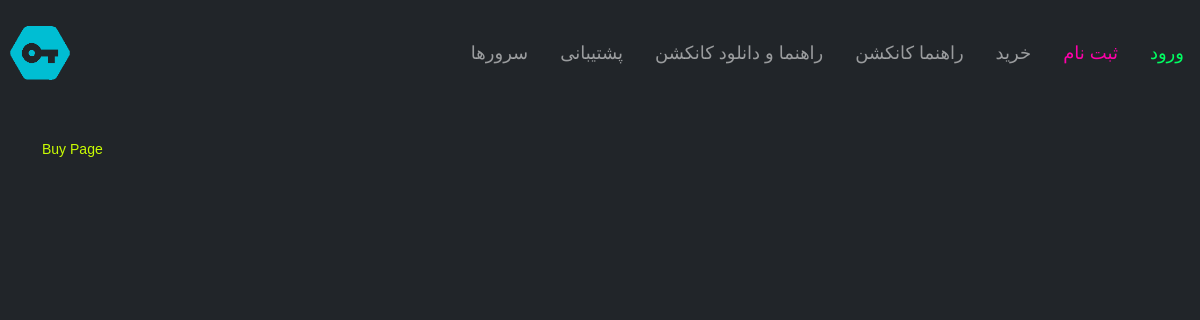
Before: /buy with the older database file.
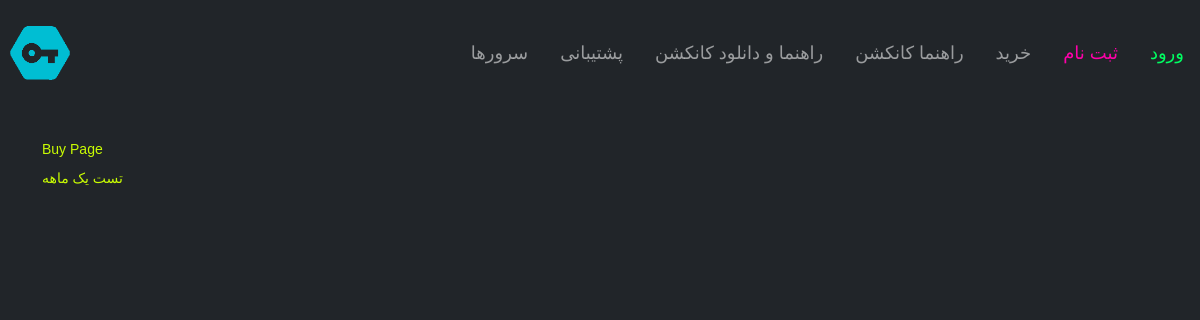
After: the same page with the newer database file.
### vpn/models.py (models this page shows, shortened)
class vpnlist(models.Model):
    title = models.CharField(max_length=150, verbose_name=_("VPN Title"))
    day = models.IntegerField(verbose_name=_("Active Day"))
    price_t = models.CharField(max_length=150, verbose_name=_("Price Toman"))
    price_c = models.CharField(max_length=150, verbose_name=_("Price Digital currency"), blank=True, null=True)
    row = models.IntegerField(verbose_name=_("Row"))
    color = models.CharField(max_length=150, verbose_name=_("Color"), null=True, blank=True)
    class Meta:
        verbose_name = _("vpnlist")
        verbose_name_plural = _("vpnlists")
    def __str__(self):
        return self.title

### vpn/views.py (the view)
# urls.py: path('buy', vpnbuy, name='buy'),
def vpnbuy(request):
    vpli = vpnlist.objects.all()
    return render(request=request, template_name="vpn/vpnbuy.html", context={'vpnlist': vpli})

### vpn/context_processors.py (called while the page is built)
def siteAddress(request):
    return {'SITE_ADDRESS': settings.SITE_ADDRESS}

### vpn/templates/vpn/vpnbuy.html (shortened to what this page needs)
{% extends "base.html" %}
{% load i18n %}
{% block body %}
    {% trans "Buy Page" %}
    <form action="" method="post">
        {% for vp in vpnlist %}<p>{{ vp }}</p>{% endfor %}
    </form>
{% endblock body %}

Changed rows visible on the page:
added vpnlist: title "تست یک ماهه"
